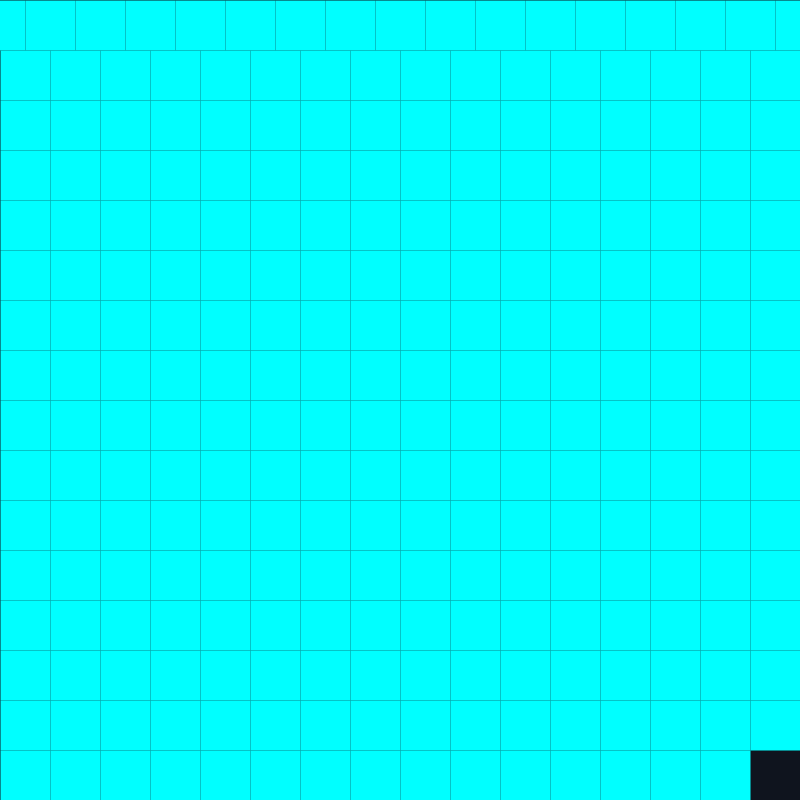
Frame 1 (no input)
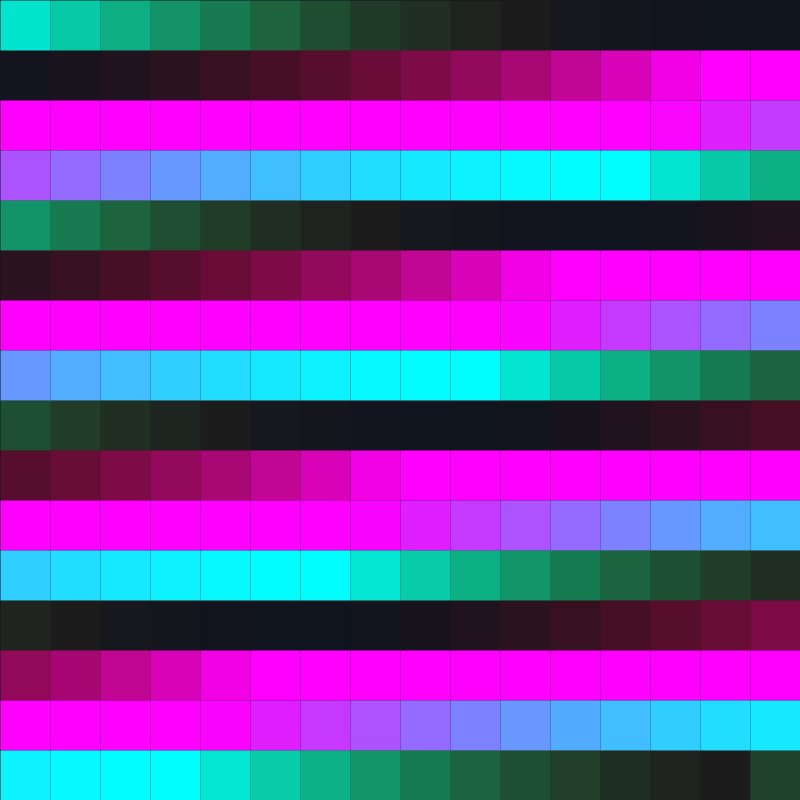
Frame 60 (the mouse pressed at the canvas centre just before this capture)
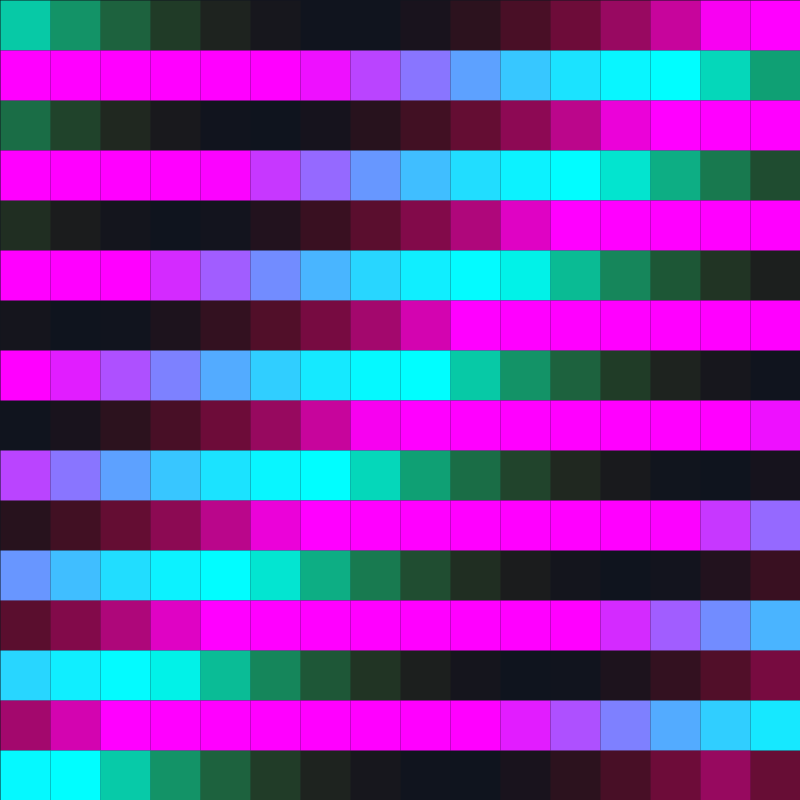
Frame 120 (the mouse held since frame 60 and released just before this capture)

The Processing sketch that drew these frames (run headless with seeded random() and noise(); from frame 60 on, the mouse is pressed at the canvas centre):

// Processing sketch: efectoCool_led
// ── efectoCool_led.pde



float x,y;
float xStep=50;
float yStep=50;
float a, a_;

int num=320;

void setup() {
    size(800,800);
    // frameRate(30);
    num=int((width/xStep)*(height/yStep));
}

void draw() {
    
    background(15,20,30);
    strokeCap(CORNER);
    strokeWeight(xStep);

    int n=0;
    while (n<num){
        stroke(255-255*cos(radians(a)),255*cos(radians(a)),255-255*sin(radians(a)),255-255*sin(radians(a)));
        line(x, y, x, y+yStep);

        x+=xStep;
        if(x>width){
          x=xStep/2;  
          y+=yStep;
        }
        if(y>=height){
            y=0;
            a=0;
        }
        n++;
         a+=a_;
    }
            a_+=0.1;
}
